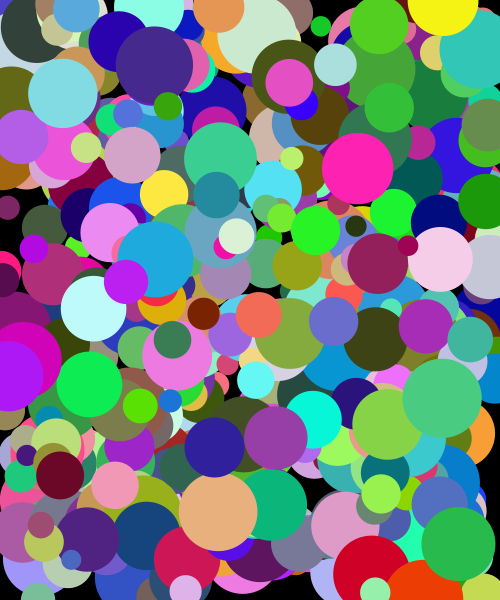
Frame 1 (no input)
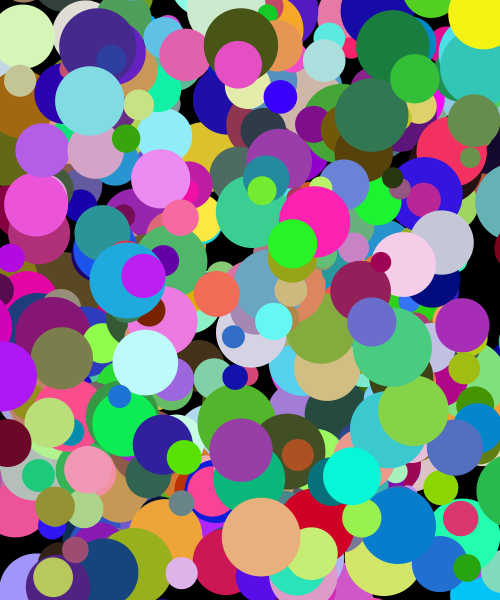
Frame 60 (the mouse pressed at the canvas centre just before this capture)
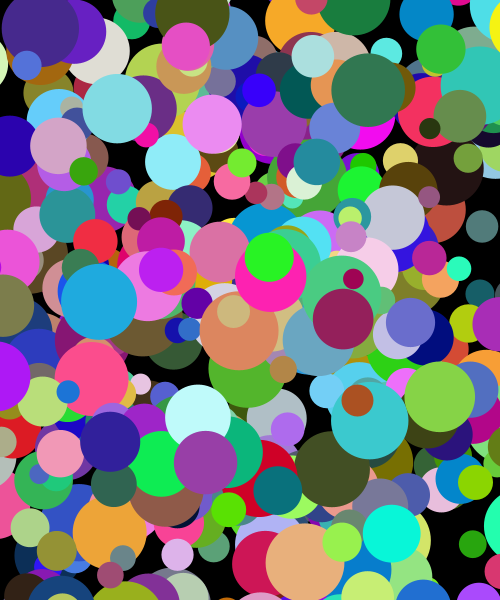
Frame 120 (the mouse held since frame 60 and released just before this capture)

The Processing sketch that drew these frames (run headless with seeded random() and noise(); from frame 60 on, the mouse is pressed at the canvas centre):

// Processing sketch: inclass_randomCircle
// ── inclass_randomCircle.pde
//float[] x = {100, 200, 300};
//float[] y = {100, 200, 300};
//float[] size = {50, 80, 120};

//to improve
int numOfCircles = 500;
float[] x = new float[numOfCircles];
float[] y = new float[numOfCircles];
float[] xSpeed = new float[numOfCircles];
float[] ySpeed = new float[numOfCircles];
float[] size = new float[numOfCircles]; // new float [500]

color[] clr = new color[numOfCircles];

//float x1;
//float y1;
//float size1;
//float x2;
//float y2;
//float size2;


void setup() {
  size(500, 600);
  background(0);
  noStroke();
  //x = random(width);
  //y = random(height);
  //size = random(10, 80);
  //x1 = random(width);
  //y1 = random(height);
  //size1 = random(10, 80);
  //x2 = random(width);
  //y2 = random(height);
  //size2 = random(10, 80);

  for (int i=0; i < numOfCircles; i++) {
    x[i] = random(width);
    y[i] = random(height);
    xSpeed[i] = random(-1, 1);
    ySpeed[i] = random(-1, 1);
    size[i] = random(20, 80);
    clr[i] = color ( random(255), random(255), random(255) );
  }
}


void draw() {
  background(0);
  //ellipse (x, y, size, size);
  //ellipse (x1, y1, size1, size1);
  //ellipse (x2, y2, size2, size2);
  //ellipse (x[1], y[1], size[1], size[1]);
  //ellipse (x[2], y[2], size[2], size[2]);

  //to improve
  for (int i = 0; i<size.length; i++) {
    x[i] = x[i]+xSpeed[i];
    y[i] = y[i]+ySpeed[i];

    fill(clr[i]);
    ellipse (x[i], y[i], size[i], size[i]);
  }
}
